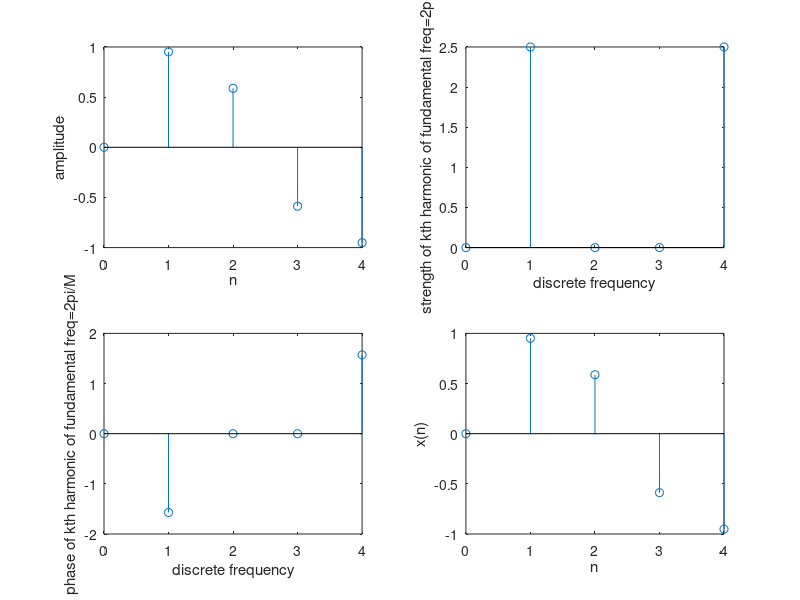

Write the MATLAB code that produced this figure.
N=input("Enter the length of the input sequence");
K=input("Enter the length of DFT");
n=0:N-1;
k=0:K-1;
x=1.*sin(((2.*pi)/N).*n);
X=fft(x,K);
x1=ifft(X,N);
subplot(2,2,1);
stem(n, x);
xlabel('n');
ylabel('amplitude');
subplot(2,2,2);
stem(k, abs(X));
xlabel('discrete frequency');
ylabel('strength of kth harmonic of fundamental freq=2pi/M');subplot(2,2,2);
subplot(2,2,3);
stem(k, angle(X));
xlabel('discrete frequency');
ylabel('phase of kth harmonic of fundamental freq=2pi/M');
subplot(2,2,4);
stem(n, x1);
xlabel('n');
ylabel('x(n)');
